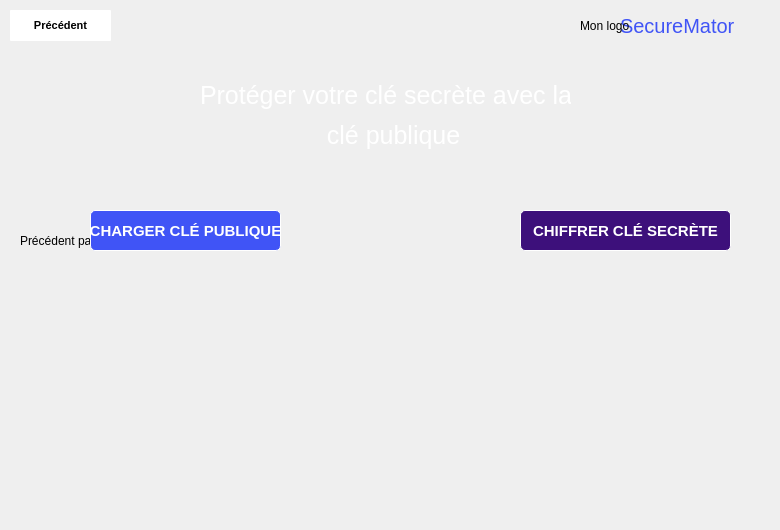
    <widget class="QWidget" name="page_3">
     <widget class="QLabel" name="label_22">
      <property name="geometry">
       <rect>
        <x>20</x>
        <y>-20</y>
        <width>751</width>
        <height>521</height>
       </rect>
      </property>
      <property name="styleSheet">
       <string notr="true"/>
      </property>
      <property name="text">
       <string>Précédent page chiffement</string>
      </property>
     </widget>
     <widget class="QPushButton" name="pushButton_20">
      <property name="geometry">
       <rect>
        <x>10</x>
        <y>10</y>
        <width>101</width>
        <height>31</height>
       </rect>
      </property>
      <property name="styleSheet">
       <string notr="true">QPushButton {
background-color: white;
font: 8pt &quot;Nirmala UI&quot;;
font-weight: bold;
font-size: 11px;
border-radius: 1px
}</string>
      </property>
      <property name="text">
       <string>Précédent</string>
      </property>
     </widget>
     <widget class="QLabel" name="label_23">
      <property name="geometry">
       <rect>
        <x>620</x>
        <y>10</y>
        <width>121</width>
        <height>31</height>
       </rect>
      </property>
      <property name="styleSheet">
       <string notr="true">color: #4054f6;
font-size: 20px;
background-color: none;
</string>
      </property>
      <property name="text">
       <string>SecureMator</string>
      </property>
     </widget>
     <widget class="QLabel" name="label_24">
      <property name="geometry">
       <rect>
        <x>580</x>
        <y>10</y>
        <width>51</width>
        <height>31</height>
       </rect>
      </property>
      <property name="styleSheet">
       <string notr="true">background-color: none</string>
      </property>
      <property name="text">
       <string>Mon logo</string>
      </property>
     </widget>
     <widget class="QLabel" name="label_25">
      <property name="geometry">
       <rect>
        <x>200</x>
        <y>80</y>
        <width>371</width>
        <height>31</height>
       </rect>
      </property>
      <property name="styleSheet">
       <string notr="true">font: 8pt &quot;Nirmala UI&quot;;
font-size: 25px;
background-color: none;
color: white
</string>
      </property>
      <property name="text">
       <string>Protéger votre clé secrète avec la</string>
      </property>
     </widget>
     <widget class="QLabel" name="label_26">
      <property name="geometry">
       <rect>
        <x>320</x>
        <y>120</y>
        <width>151</width>
        <height>31</height>
       </rect>
      </property>
      <property name="styleSheet">
       <string notr="true">font: 8pt &quot;Nirmala UI&quot;;
font-size: 25px;
background-color: none;
color: white
</string>
      </property>
      <property name="text">
       <string> clé publique</string>
      </property>
     </widget>
     <widget class="QPushButton" name="pushButton_21">
      <property name="geometry">
       <rect>
        <x>520</x>
        <y>210</y>
        <width>211</width>
        <height>41</height>
       </rect>
      </property>
      <property name="styleSheet">
       <string notr="true">QPushButton {
background-color: #3d107b;
border: 1px solid white;
font: 8pt &quot;Nirmala UI&quot;;
font-size: 15px;
font-weight: bold;
color: white;
border-radius: 5px;
}</string>
      </property>
      <property name="text">
       <string>CHIFFRER CLÉ SECRÈTE</string>
      </property>
     </widget>
     <widget class="QPushButton" name="pushButton_22">
      <property name="geometry">
       <rect>
        <x>90</x>
        <y>210</y>
        <width>191</width>
        <height>41</height>
       </rect>
      </property>
      <property name="styleSheet">
       <string notr="true">QPushButton {
background-color: #4054f6;
border: 1px solid white;
font: 8pt &quot;Nirmala UI&quot;;
font-weight: bold;
font-size: 15px;
color: white;
border-radius: 5px;
}</string>
      </property>
      <property name="text">
       <string>CHARGER CLÉ PUBLIQUE</string>
      </property>
     </widget>
    </widget>
